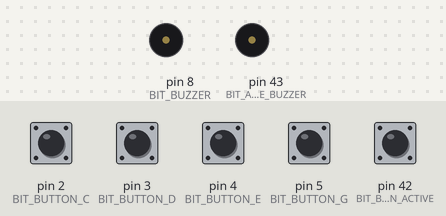
This sketch was run on a simulated Arduino Mega 2560, built with avr-gcc and run on an emulated ATmega2560. Shown: buzzer (waves = sounding, pin HIGH). The test bench sets the inputs (shaded band); at power-on: pin 2 (BIT_BUTTON_C), pin 3 (BIT_BUTTON_D), pin 4 (BIT_BUTTON_E), pin 5 (BIT_BUTTON_G), pin 42 (BIT_BUTTON_ACTIVE) HIGH.

Above: at 1.2 s.
1.3 s: pin 2 (BIT_BUTTON_C) pulled LOW for 0.15 s
At 1.42 s:
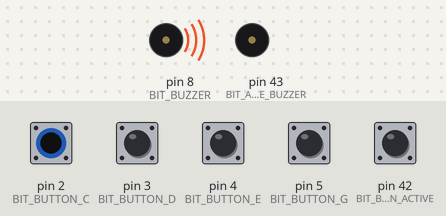
3.0 s: pin 42 (BIT_BUTTON_ACTIVE) pulled LOW for 0.15 s
At 3.07 s:
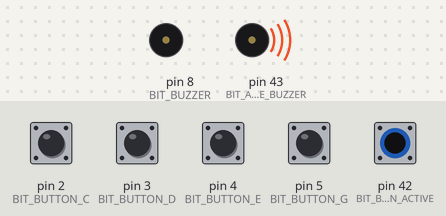
4.6 s: pin 2 (BIT_BUTTON_C) driven LOW and pin 42 (BIT_BUTTON_ACTIVE) driven LOW
At 5.2 s:
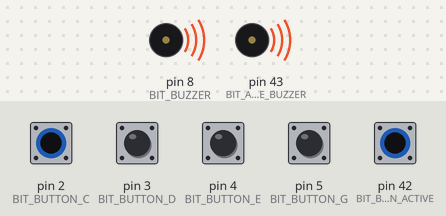
6.1 s: pin 2 (BIT_BUTTON_C) driven HIGH
At 7.3 s:
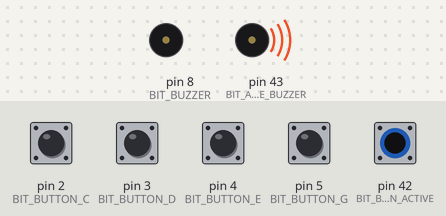
7.6 s: pin 2 (BIT_BUTTON_C) driven LOW
At 8.9 s:
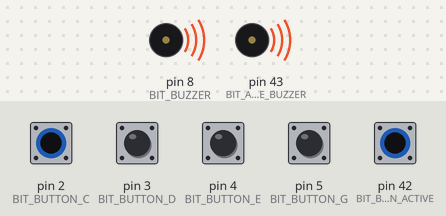
Timing chart, 0 to 10.1 s (numbered marks = the images above; inputs shaded):
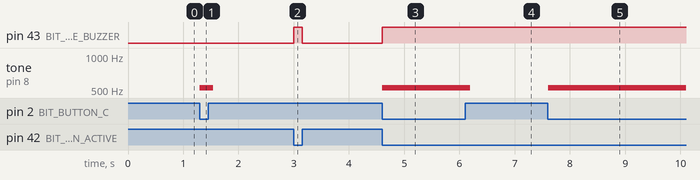

The sketch:

Lab3PartB.ino
```cpp
// define __AVR_ATmega2560__

#define REG_DDR_BUZZER DDRH
#define REG_PORT_BUZZER PORTH
#define REG_PIN_BUZZER PINH
#define BIT_BUZZER 5

#define REG_DDR_BUTTON_C DDRE
#define REG_PORT_BUTTON_C PORTE
#define REG_PIN_BUTTON_C PINE
#define BIT_BUTTON_C 4

#define REG_DDR_BUTTON_D DDRE
#define REG_PORT_BUTTON_D PORTE
#define REG_PIN_BUTTON_D PINE
#define BIT_BUTTON_D 5

#define REG_DDR_BUTTON_E DDRG
#define REG_PORT_BUTTON_E PORTG
#define REG_PIN_BUTTON_E PING
#define BIT_BUTTON_E 5

#define REG_DDR_BUTTON_G DDRE
#define REG_PORT_BUTTON_G PORTE
#define REG_PIN_BUTTON_G PINE
#define BIT_BUTTON_G 3

#define REG_DDR_BUTTON_ACTIVE DDRL
#define REG_PORT_BUTTON_ACTIVE PORTL
#define REG_PIN_BUTTON_ACTIVE PINL
#define BIT_BUTTON_ACTIVE 7

#define REG_DDR_ACTIVE_BUZZER DDRL
#define REG_PORT_ACTIVE_BUZZER PORTL
#define REG_PIN_ACTIVE_BUZZER PINL
#define BIT_ACTIVE_BUZZER 6


void setup()
{
  REG_DDR_BUZZER |= _BV(BIT_BUZZER);
  REG_DDR_BUTTON_C &= ~_BV(BIT_BUTTON_C);
  REG_DDR_BUTTON_D &= ~_BV(BIT_BUTTON_D);
  REG_DDR_BUTTON_E &= ~_BV(BIT_BUTTON_E);
  REG_DDR_BUTTON_G &= ~_BV(BIT_BUTTON_G);
  REG_DDR_BUTTON_ACTIVE &= ~_BV(BIT_BUTTON_ACTIVE);
  REG_DDR_ACTIVE_BUZZER |= _BV(BIT_ACTIVE_BUZZER);

  REG_PORT_BUTTON_C |= _BV(BIT_BUTTON_C);
  REG_PORT_BUTTON_D |= _BV(BIT_BUTTON_D);
  REG_PORT_BUTTON_E |= _BV(BIT_BUTTON_E);
  REG_PORT_BUTTON_G |= _BV(BIT_BUTTON_G);
  REG_PORT_BUTTON_ACTIVE |= _BV(BIT_BUTTON_ACTIVE);
}

void loop()
{
  if (!(REG_PIN_BUTTON_C & _BV(BIT_BUTTON_C))) {
    tone(8, 523, 100); // play tone 60 (C5 = 523 Hz)
  }
  if (!(REG_PIN_BUTTON_D & _BV(BIT_BUTTON_D))) {
    tone(8, 587, 100); // play tone 61 (D5 = 587 Hz)
  }
  if (!(REG_PIN_BUTTON_E & _BV(BIT_BUTTON_E))) {
    tone(8, 659, 100); // play tone 62 (E5 = 659 Hz)
  }
  if (!(REG_PIN_BUTTON_G & _BV(BIT_BUTTON_G))) {
    tone(8, 784, 100); // play tone 62 (E5 = 659 Hz)
  }

  if (!(REG_PIN_BUTTON_ACTIVE & _BV(BIT_BUTTON_ACTIVE))) {
    REG_PORT_ACTIVE_BUZZER |= _BV(BIT_ACTIVE_BUZZER);
  }else{
    REG_PORT_ACTIVE_BUZZER &= ~_BV(BIT_ACTIVE_BUZZER);
  }
  delay(10); // Delay a little bit to improve simulation performance

}
```

Measured:
- after the input at 1.3 s, tone on pin 8 (BIT_BUZZER): silent → 523 Hz at once, → silent 0.24 s later
- after the input at 3.0 s, pin 43 (BIT_ACTIVE_BUZZER): LOW → HIGH at once, → LOW 0.15 s later
- after the input at 4.6 s, pin 43 (BIT_ACTIVE_BUZZER): LOW → HIGH at once; tone on pin 8 (BIT_BUZZER): silent → 523 Hz at once
- after the input at 6.1 s, tone on pin 8 (BIT_BUZZER): 523 Hz → silent after 0.10 s
- after the input at 7.6 s, tone on pin 8 (BIT_BUZZER): silent → 523 Hz at once
